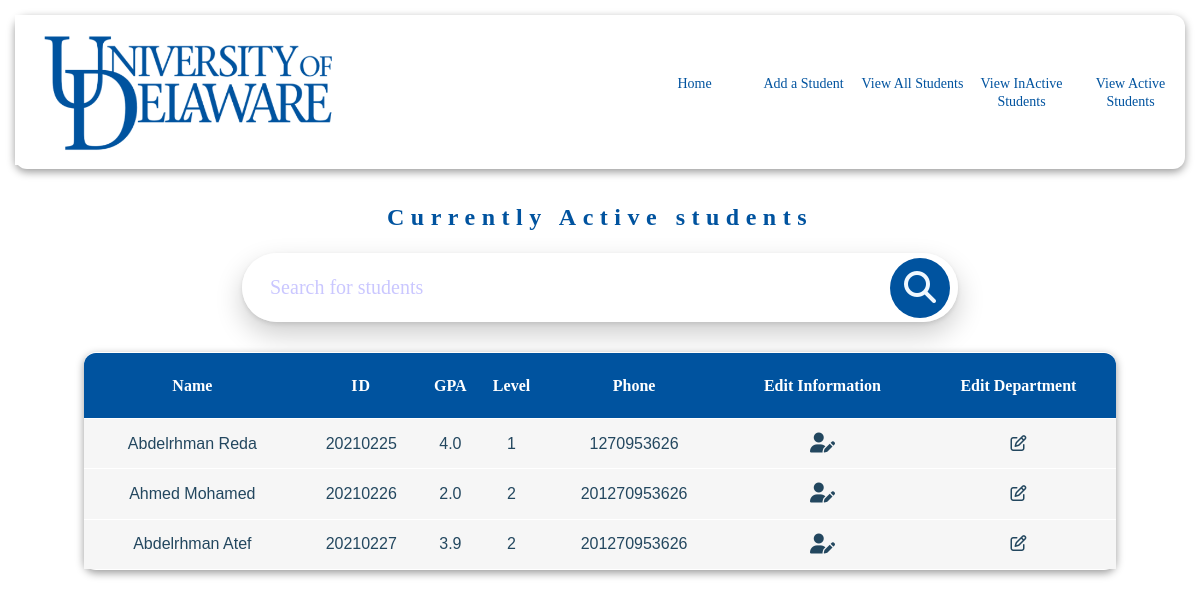
/Student-Affairs/Students/viewactive/, run on an earlier commit of the app's database.
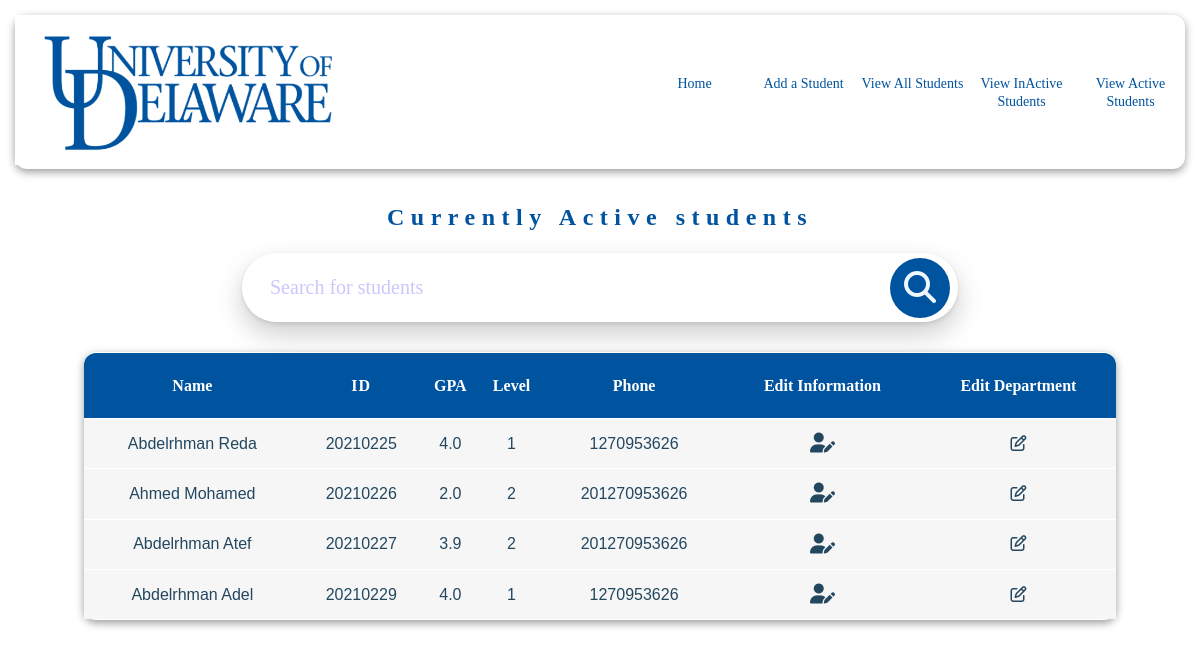
And on a later commit of the database.
### students/models.py (models this page shows, shortened)
class student(models.Model):
    name =  models.CharField(null = False,max_length=100)
    gpa = models.DecimalField(null = False,max_digits=12, decimal_places=1 , validators=[MaxValueValidator(4)])
    student_id = models.IntegerField(unique= True ,null = False,validators=[MaxValueValidator(29999999)])
    img = models.ImageField(null = True, upload_to='photos/%y/%m/%d' , default="static/photos/male.png")
    active = models.BooleanField(null = False,default=False)
    NationalID = models.IntegerField(null = False,)
    date = models.DateField(null = False, auto_now=False, auto_now_add=False)
    email = models.EmailField(null = False,)
    address = models.CharField(null = False,max_length=100)
    phonenum = models.DecimalField(null = False,max_digits = 13 , decimal_places=0)
    DEPARTMENT_CHOICES = [
        ('CS', 'CS'),
        ('IS', 'IS'),
        ('AI', 'AI'),
        ('DS', 'DS'),
        ('General', 'General'),
    ]
    LEVEL_CHOICES = [
        ('1', '1'),
        ('2', '2'),
        ('3', '3'),
        ('4', '4'),
    ]
    GENDER_CHOICES = [
        ('Male', 'Male'),
        ('Female', 'Female'),
    ]
    department = models.CharField(null = False,max_length=10, choices=DEPARTMENT_CHOICES , default="General")
    level = models.CharField(null = False,max_length=1,choices=LEVEL_CHOICES , default="1")
    gender = models.CharField(null = False,max_length=10,choices=GENDER_CHOICES , default="Male")
    class Meta:
        ordering = ['id']

### students/views.py (the view)
# urls.py: path('viewactive/', views.active , name='active'),
def active(request):
    active_students = student.objects.filter(active=True).order_by('id')
    return render(request, 'pages/active.html', {'students': active_students})

### templates/pages/active.html (shortened to what this page needs)
{% extends 'base.html' %}
{% load static %}
{% block headers %}
    <link rel="stylesheet" href="{% static 'css/active.css'%}">
{% endblock headers %}
{% block content %}
    <div class="main-body">
                <div class="header">
                    <h2>Currently Active students</h2>
                </div>
                <div class="conatiner">
                    <form class="Search-bar">
                        <input id="searchBar" onclick="tableSearch()" autocomplete="off" type="text" placeholder="Search for students"/>
                        <button  type="button" onclick="tableSearch()" class="Button" > <i class="fa fa-search fa-2xl"></i> </button>
                    </form>
                </div>
        </div>
        <div name="tab">
            <table id="table">
                <tr>
                  <div name="th">
                  <th>Name</th>
                  <th id="ID">ID</th>
                  <th>GPA</th>
                  <th>Level</th>
                  <th>Phone</th>
                  <th>Edit Information</th>
                  <th>Edit Department</th>
                </div>
                </tr>
                <tbody>
                    {% for student in students %}
                        <tr>
                            <td>{{ student.name }}</td>
                            <td>{{ student.student_id }}</td>
                            <td>{{ student.gpa }}</td>
                            <td>{{ student.level }}</td>
                            <td>{{ student.phonenum }}</td>
                            <td><i id="Updateiconx" class="fa-solid fa-user-pen fa-lg"> </i></td>
                            <td><i id="Departmenticon" class="fa-regular fa-pen-to-square"> </i></td>
                        </tr>
                    {% endfor %}
                    </tbody>
              </table>
    </div>
{% endblock content %}

What changed in the data, as far as the page shows it:
added student: name "Abdelrhman Adel", student_id "20210229", gpa "4.0", level "1", phonenum "1270953626"
